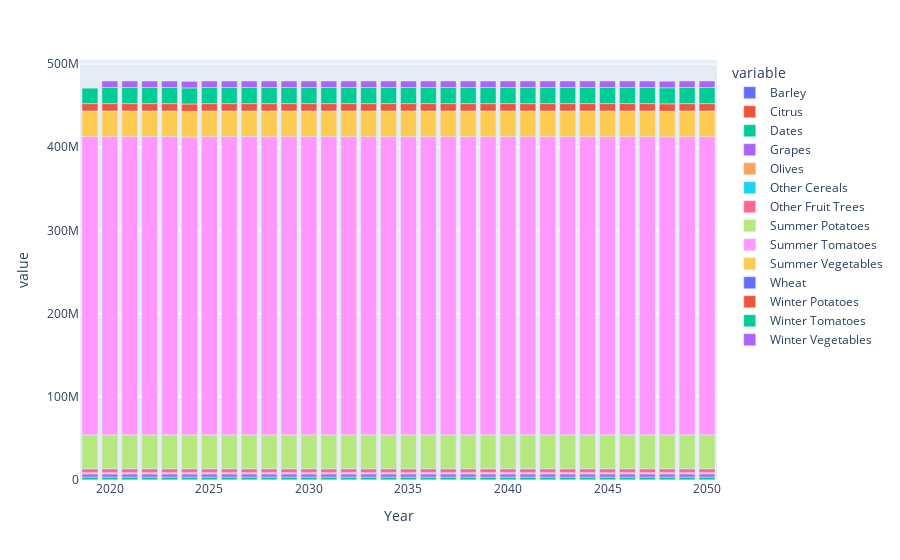

The code cell stored with this chart in its notebook:
### Code cell
df = crop_production.loc[crop_production.point.str.contains('AQ')]
df = df.groupby(['Year', 'variable']).sum().reset_index()
fig = px.bar(df, x='Year', y='value', color='variable')
fig.show()
